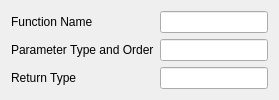
            <widget class="QWidget" name="Poi_Function_Stack">
             <layout class="QGridLayout" name="gridLayout_18">
              <item row="0" column="0">
               <widget class="QLabel" name="poi_function_name_label">
                <property name="text">
                 <string>Function Name</string>
                </property>
               </widget>
              </item>
              <item row="2" column="2">
               <widget class="QLineEdit" name="poi_function_parameter_lineedit">
                <property name="text">
                 <string/>
                </property>
               </widget>
              </item>
              <item row="4" column="0">
               <widget class="QLabel" name="poi_function_returntype_label">
                <property name="text">
                 <string>Return Type</string>
                </property>
               </widget>
              </item>
              <item row="2" column="0" colspan="2">
               <widget class="QLabel" name="poi_function_parameter_label">
                <property name="text">
                 <string>Parameter Type and Order</string>
                </property>
               </widget>
              </item>
              <item row="0" column="2">
               <widget class="QLineEdit" name="poi_function_name_lineedit">
                <property name="text">
                 <string/>
                </property>
               </widget>
              </item>
              <item row="4" column="2">
               <widget class="QLineEdit" name="poi_function_returntype_lineedit">
                <property name="text">
                 <string/>
                </property>
               </widget>
              </item>
             </layout>
            </widget>
